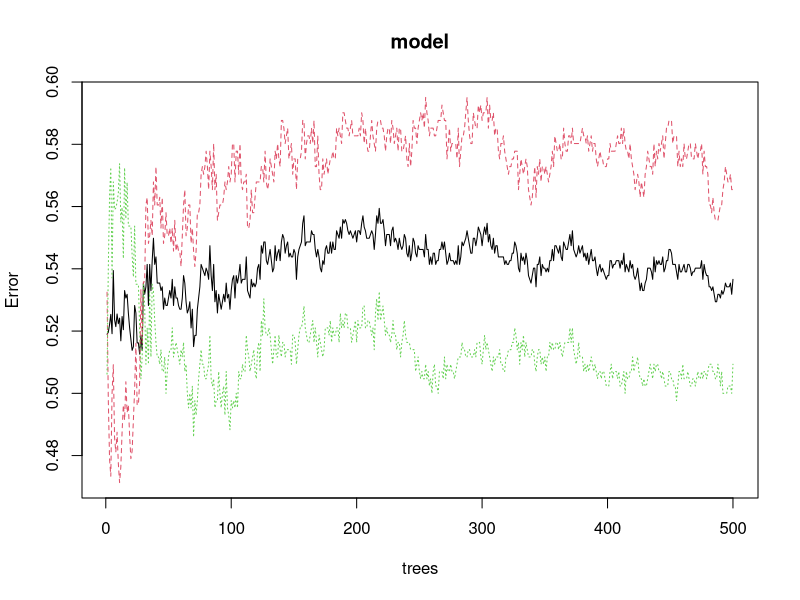
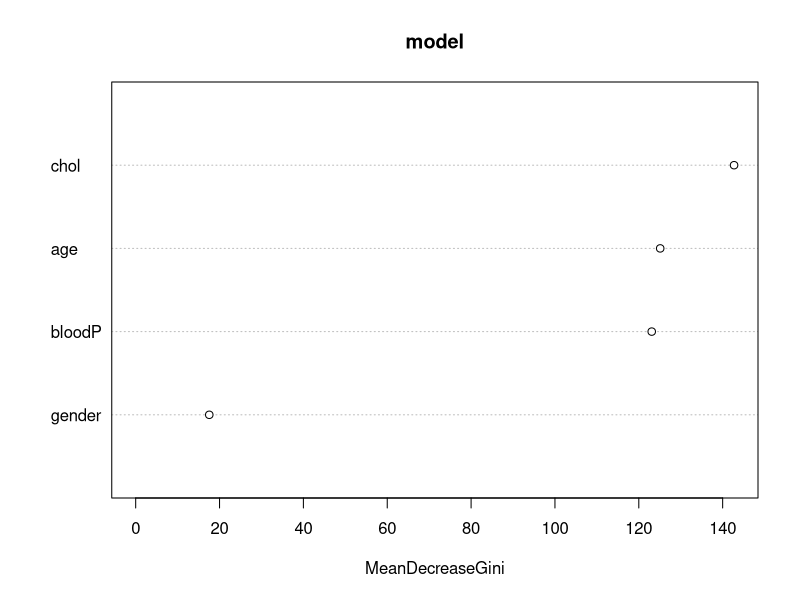

R code for these plots, in order:
install.packages("caTools")
install.packages("randomForest")

library(caTools)
library(randomForest)

patientId <- 1:1000
age<- sample(20:70, 1000, replace = T)
bloodP <- sample(90:140, 1000, replace=T)
chol <- sample(150:250, 1000, replace=T)
disease <- sample(c(T, F), 1000, replace=T)
gender <- sample (c("M", "F"), 1000, replace=T)

data <- data.frame(patientId, age, bloodP, gender, chol, disease)
head(data)

data$gender <- as.factor(data$gender)
data$disease <- as.factor(data$disease)
head(data)

split <- sample.split(data, SplitRatio = 0.9)
train <- subset(data, split==T)
test <- subset(data, split==F)

dim(train)
dim(test)

input <- train[, 2:5]
head(train[, 2:5])

model <- randomForest(input, train$disease, ntree = 500, class.f=T)
plot(model)

pred <- predict(model, input)
pred_val <- ifelse(pred>0.5, 1, 0)
cm <- table(pred_val, train$disease)
cm

varImpPlot(model)
importance(model)
